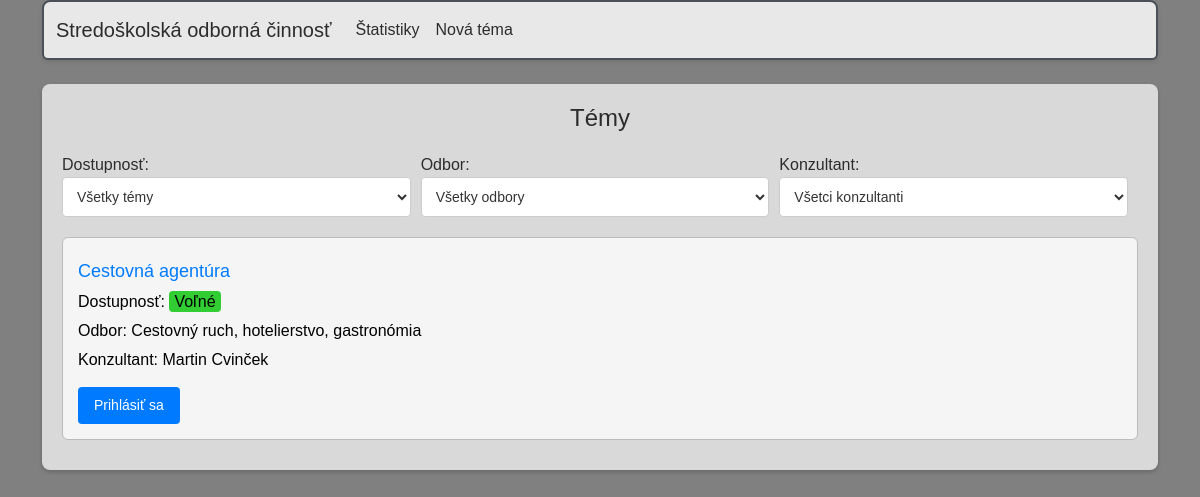
/soc/, run on an earlier commit of the app's database.
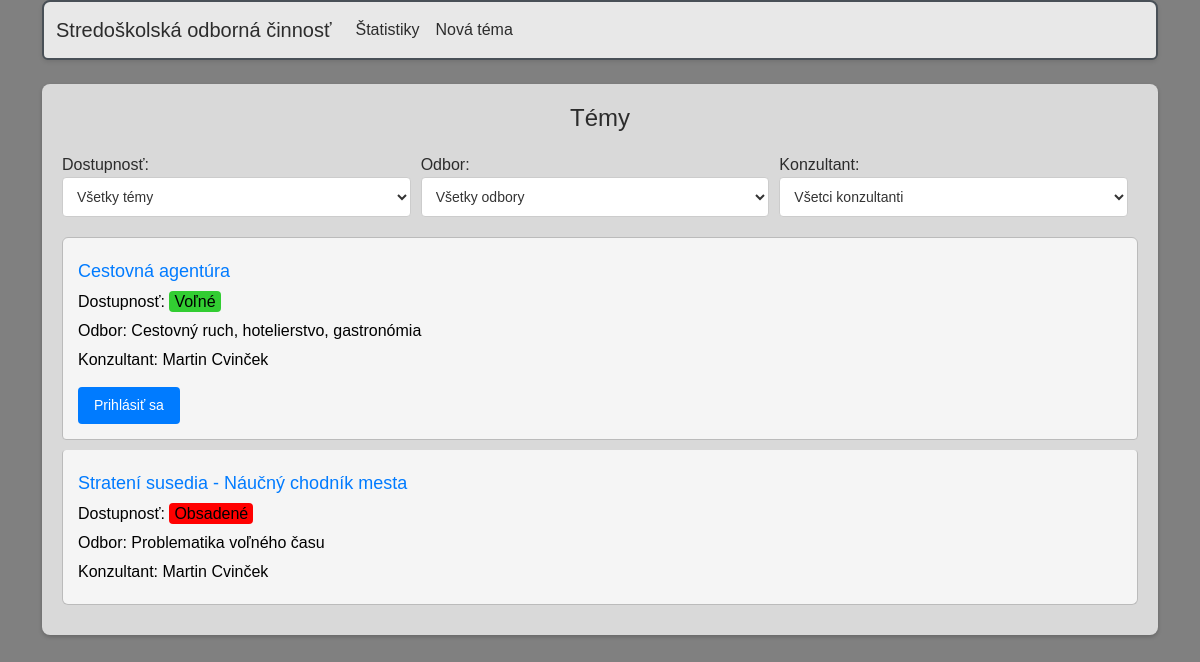
And on a later commit of the database.
### soc/models.py (models this page shows, shortened)
class Tema(models.Model):
    nazov = models.CharField(max_length=40)
    popis = models.TextField()
    konzultant = models.ForeignKey(Ucitel, on_delete=models.SET_NULL, null=True)
    student = models.ForeignKey(Student, on_delete=models.SET_NULL, null=True, blank=True)
    odbor = models.ForeignKey(Odbor, on_delete=models.SET_NULL, null=True)
    dostupnost = models.ForeignKey(Dostupnost, on_delete=models.SET_NULL, null=True)
    pocet_konzultacii = models.IntegerField()
    class Meta:
        verbose_name = "Téma"
        verbose_name_plural = "Témy"

class Dostupnost(models.Model):
    nazov = models.CharField(max_length = 25)
    class Meta:
        verbose_name = "Dostupnosť"
        verbose_name_plural = "Dostupnosť"

class Odbor(models.Model):
    nazov = models.CharField(max_length=80)
    def __str__(self):
        return f"{self.nazov}"
    class Meta:
        verbose_name = "Odbor"
        verbose_name_plural = "Odbory"

class Ucitel(models.Model):
    meno = models.CharField(max_length=20)
    priezvisko = models.CharField(max_length=20)
    email = models.EmailField(max_length = 254)
    heslo = models.CharField(max_length=32)
    def __str__(self):
        return f"{self.meno} {self.priezvisko}"
    class Meta:
        verbose_name = "Učiteľ"
        verbose_name_plural = "Učitelia"
        ordering = ["priezvisko"]

### soc/views.py (the view)
# urls.py: path('', views.vypis_temy, name='soc'),
def vypis_temy(request):
    temy = Tema.objects.all().order_by("dostupnost")
    konzultanti = Ucitel.objects.filter()
    odbory = Odbor.objects.all()
    dostupnost = Dostupnost.objects.all()
    return render(request, "soc/index.html", {"temy":temy, "konzultanti":konzultanti, "odbory":odbory, "dostupnost":dostupnost})

### soc/templates/soc/index.html (shortened to what this page needs)
{% extends "base.html" %}
{% block content %}
{% load static %}
<link rel="stylesheet" href="{% static 'soc/style_index.css' %}">
<div class="container tp-3">
    <h2>Témy</h2>
    <div class="filter-section">
        <div class="filter-dropdown">
            <label for="filter-select">Dostupnosť:</label>
            <select id="filter-select" onchange="filterThemes()">
                <option value="all">Všetky témy</option>
            </select>
        </div>
        <div class="filter-dropdown">
            <label for="filter-odbor">Odbor:</label>
            <select id="filter-odbor" onchange="filterThemes()">
                <option value="all">Všetky odbory</option>
            </select>
        </div>
        <div class="filter-dropdown">
            <label for="filter-konzultant">Konzultant:</label>
            <select id="filter-konzultant" onchange="filterThemes()">
                <option value="all">Všetci konzultanti</option>
            </select>
        </div>
    </div>
    <ul class="list-group" id="temy-list">
        {% if temy %}
            {% for tema in temy %}
                <li class="list-group-item tema-item"
                    data-dostupnost="{{ tema.dostupnost.id }}"
                    data-odbor="{{ tema.odbor.id }}"
                    data-konzultant="{{ tema.konzultant.id }}">
                    <p><a class="link-offset-2 link-underline link-underline-opacity-0" href="{% url 'tema' tema=tema.id %}">{{ tema.nazov }}</a></p>
                    <p>Dostupnosť: <span class="dostupnost-label">{{ tema.dostupnost.nazov }}</span></p>
                    <p>Odbor: {{ tema.odbor }}</p>
                    {% if tema.konzultant %}
                        <p>Konzultant: {{ tema.konzultant }}</p>
                    {% endif %}
                    {% if tema.dostupnost.id == 1 %}
                        <button>Prihlásiť sa</button>
                    {% elif tema.dostupnost.id == 2 %}
                        <button>Potvrdiť</button>
                    {% endif %}
                </li>
            {% endfor %}
        {% endif %}
    </ul>
</div>
{% endblock %}

What changed in the data, as far as the page shows it:
added Tema: nazov "Stratení susedia - Náučný chodník mesta", dostupnost.nazov "Obsadené", odbor "Problematika voľného času", konzultant "Martin Cvinček"
